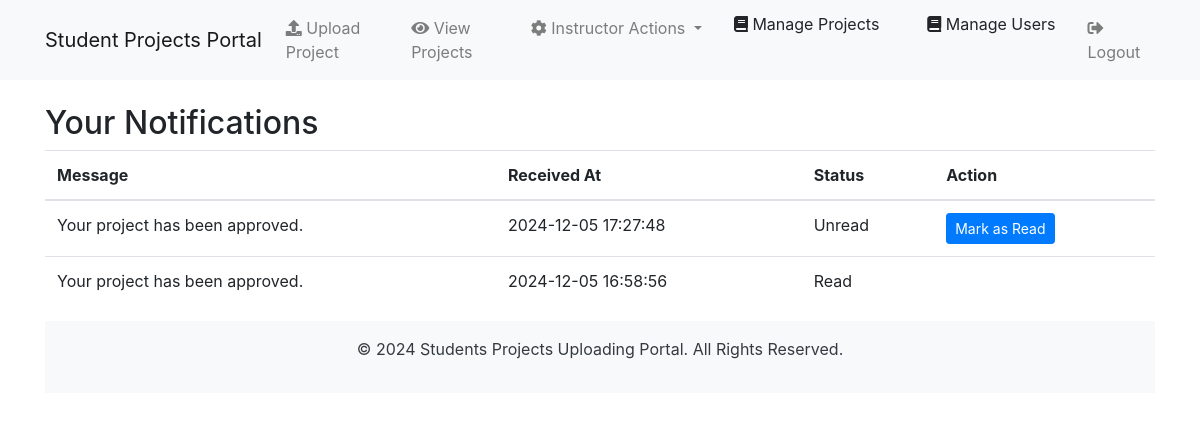
/notifications.php (signed in), run on the app's committed database.
### tables this page shows
CREATE TABLE `notifications` (
  `notification_id` int(11) NOT NULL,
  `user_id` int(11) NOT NULL,
  `message` text NOT NULL,
  `is_read` tinyint(4) DEFAULT 0,
  `created_at` datetime DEFAULT current_timestamp()
);

### notifications.php (the view, shortened to what this page needs)
<?php
include './includes/db.php';
$userId = $_SESSION['user_id'];
$notificationsSql = "SELECT * FROM notifications WHERE user_id = $userId ORDER BY created_at DESC";
$notificationsResult = mysqli_query($conn, $notificationsSql);
?>
<?php include './includes/header.php'; ?>
<h2>Your Notifications</h2>
<table class="table">
    <thead>
        <tr>
            <th>Message</th>
            <th>Received At</th>
            <th>Status</th>
            <th>Action</th>
        </tr>
    </thead>
    <tbody>
        <?php while ($notificationRow = mysqli_fetch_assoc($notificationsResult)): ?>
        <tr>
            <td><?php echo htmlspecialchars($notificationRow['message']); ?></td>
            <td><?php echo htmlspecialchars($notificationRow['created_at']); ?></td>
            <td><?php echo $notificationRow['is_read'] ? 'Read' : 'Unread'; ?></td>
            <td>
                <?php if (!$notificationRow['is_read']): ?>
                    <a href="?mark_read=<?php echo $notificationRow['notification_id']; ?>" class="btn btn-primary btn-sm">Mark as Read</a>
                <?php endif; ?>
            </td>
        </tr>
        <?php endwhile; ?>
    </tbody>
</table>
<?php include './includes/footer.php'; ?>

### data on the page
notifications: message "Your project has been approved.", created_at "2024-12-05 17:27:48", is_read "Unread"
notifications: message "Your project has been approved.", created_at "2024-12-05 16:58:56", is_read "Read"
